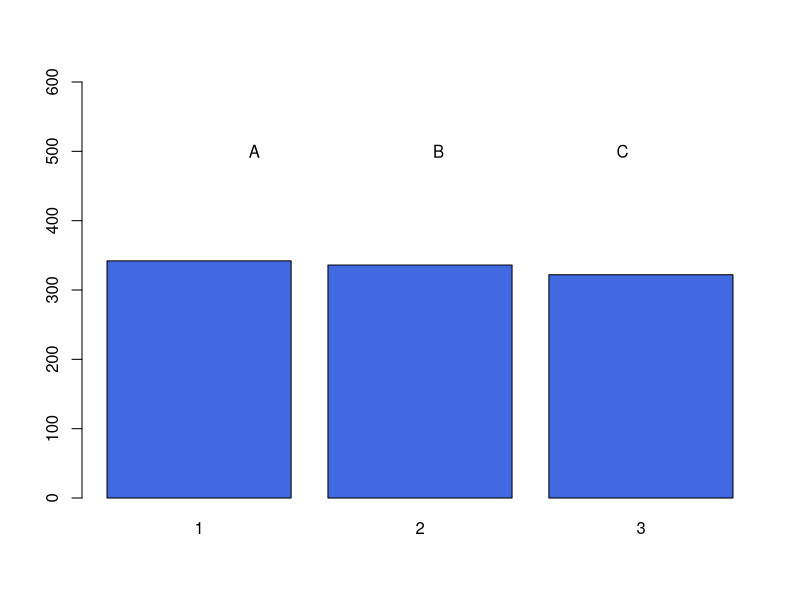
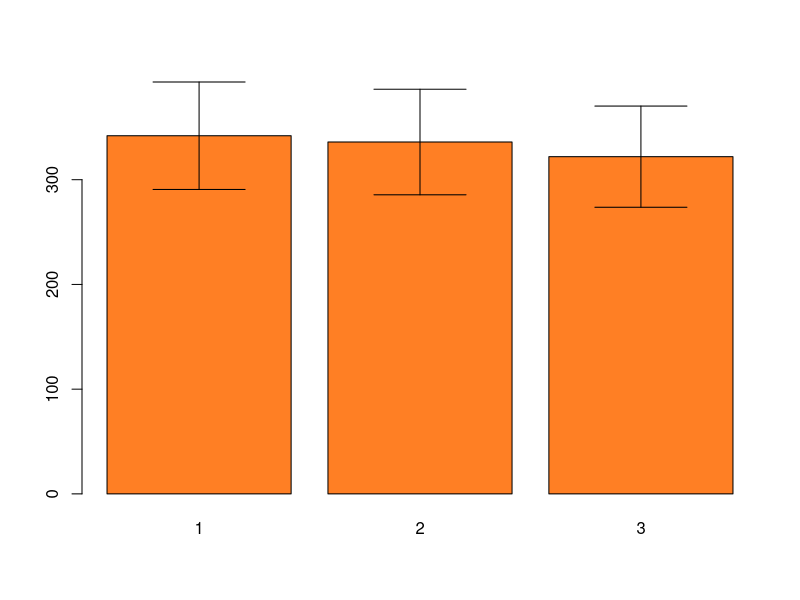
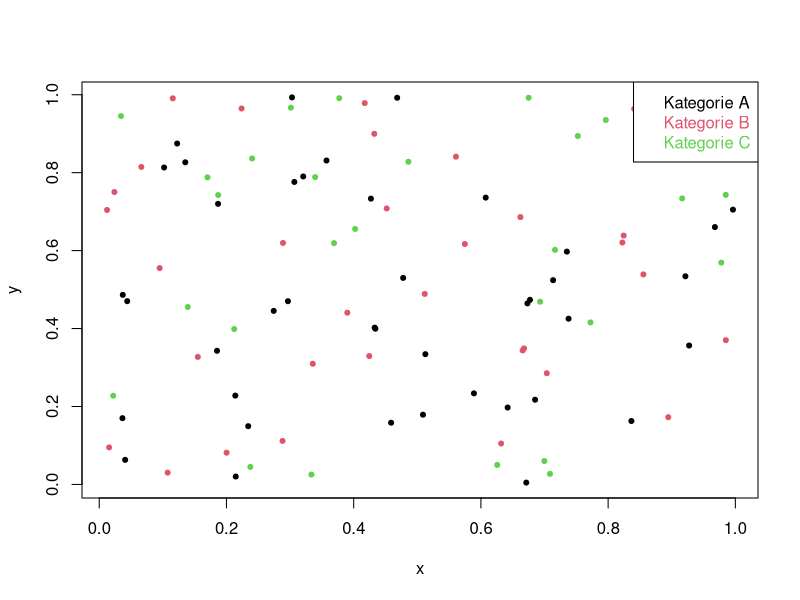
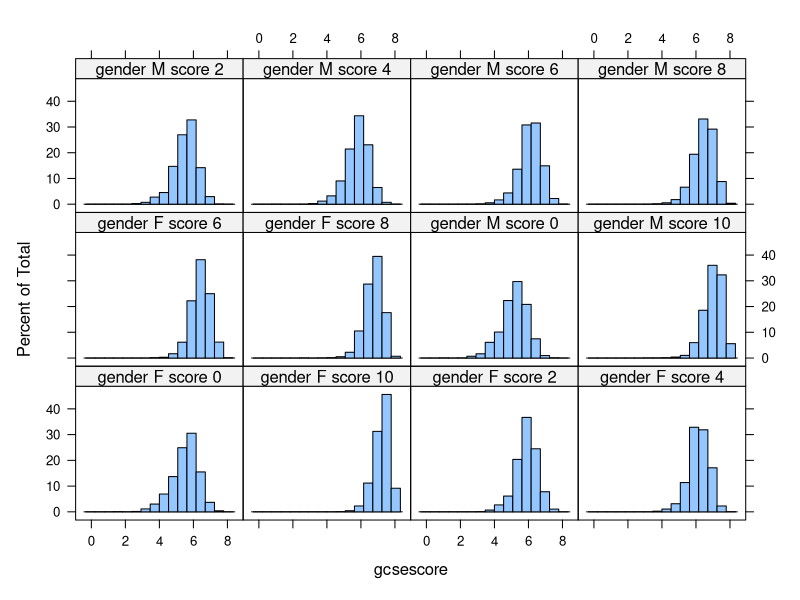
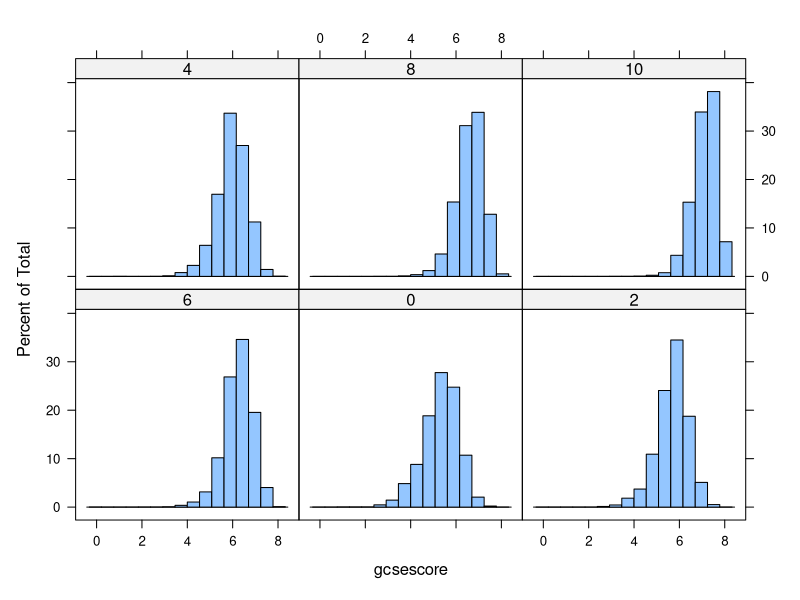

Write the R code that produced these figures, in order.
## ---- chunk 1
knitr::opts_chunk$set(echo = TRUE,message=F,warning=F)
## ---- chunk 2
.libPaths() 
## ---- chunk 3
ab <- sample(1:3,1000,replace=T)
tab_ab <- table(ab)
barplot(tab_ab,ylim=c(0,600),col="royalblue")
text(1,500,"A")
text(2,500,"B")
text(3,500,"C")
## ---- chunk 4
library(gplots)
## ---- chunk 5
ci.l <- tab_ab * 0.85
ci.u <- tab_ab * 1.15
barplot2(tab_ab, plot.ci = TRUE, ci.l = ci.l, ci.u = ci.u,
         col="chocolate1")
## ---- chunk 6
x <- runif(100)
y <- runif(100)
z <- sample(1:3,100,T)
## ---- chunk 7
plot(x,y,col=z,pch=20)
legend("topright",c("Kategorie A","Kategorie B","Kategorie C"),text.col = 1:3)
## ---- chunk 8
library(lattice)
library(mlmRev)
data(Chem97)

Chem97cat <- paste("gender",Chem97$gender,"score",Chem97$score)

histogram(~ gcsescore | factor(Chem97cat),data = Chem97)
## ---- chunk 9
histogram(~ gcsescore | factor(score),data = Chem97,
index.cond=list(c(4,1,2,3,5,6)))
